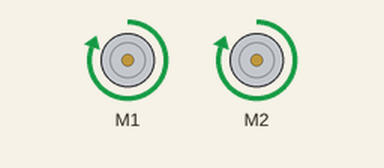
Recording of a program running on a simulated Raspberry Pi (BCM pin numbers). Shown: 2 × DC motor (green arrow = forward, orange = backward, longer = faster). Motors are numbered in the order the program creates them (left before right in a Robot). At 3.0 s the program stops and its outputs stay as they are.

Above: at 0.1 s.
At 1.1 s:
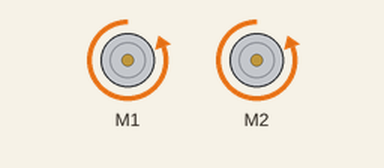
At 2.1 s:
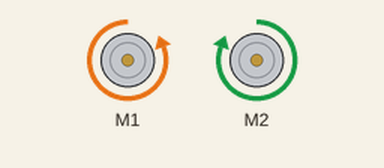
At 3.1 s:
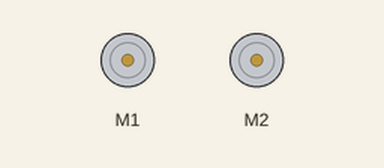
Timing chart, 0 to 4.5 s (numbered marks = the images above):
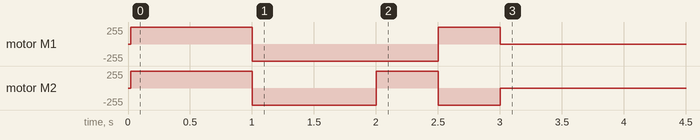

The program:

4-driving.py
```python
# CamJam EduKit 3 - Robotics
# Worksheet 4 - Driving and Turning

import time  # Import the Time library
from gpiozero import CamJamKitRobot  # Import the GPIO Zero Library CamJam library

robot = CamJamKitRobot()

robot.forward()
time.sleep(1)  # Pause for 1 second

robot.backward()
time.sleep(1)

robot.left()
time.sleep(0.5)  # Pause for half a second

robot.right()
time.sleep(0.5)

robot.stop()
```

Measured:
- by itself, motor M1: stopped → forward 255/255 at 0.02 s, → backward 255/255 0.98 s later, → forward 255/255 1.5 s later, → stopped 0.50 s later
- by itself, motor M2: stopped → forward 255/255 at 0.02 s, → backward 255/255 0.98 s later, → forward 255/255 1.0 s later, → backward 255/255 0.50 s later, … (5 changes in this stretch)
